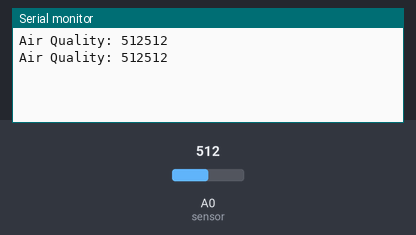
The sketch below on a simulated Arduino Uno, built with avr-gcc and run on an emulated ATmega328P. Shown: the last lines printed to the serial monitor. Inputs (shaded band) come from the test bench; at power-on: A0 (sensor) = 512.

Above: at 1.8 s.
1.9 s: A0 (sensor) set to 716
At 2.7 s:
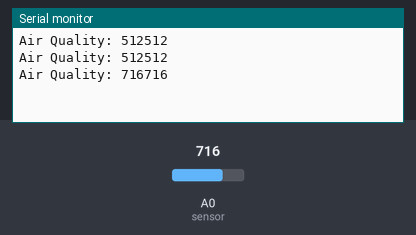
3.4 s: A0 (sensor) set to 900
At 4.8 s:
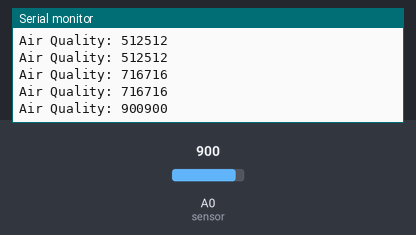
Timing chart, 0 to 6.4 s (numbered marks = the images above; inputs shaded):
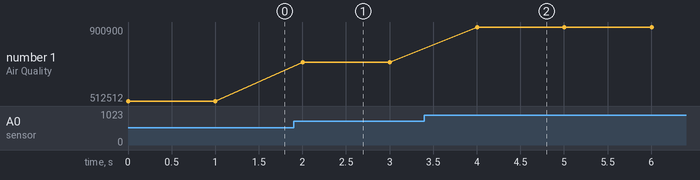

Measured:
- after the input at 1.9 s, the serial monitor: prints a new line after 0.10 s (image 1)
- after the input at 3.4 s, the serial monitor: prints a new line after 0.60 s (image 2)
- plotted number 1: 512512 → 716716 after the input at 1.9 s, 716716 → 900900 after the input at 3.4 s

The sketch:

AirQuality.ino
```cpp
int sensor = A0;
int A0_value= 0;

void setup() {
  // put your setup code here, to run once:
  Serial.begin (9600);

}

void loop() {
  // put your main code here, to run repeatedly:

  A0_value = analogRead(sensor);
  Serial.print("\nAir Quality: ");
  Serial.print(A0_value, DEC);

  //Low noise
  if(A0_value > 270){
    Serial.print(A0_value);
  }

  delay(1000);

}
```
